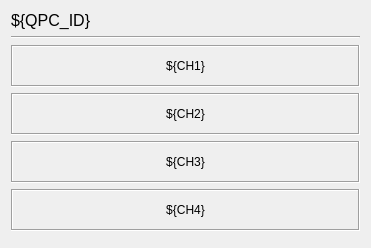
<?xml version="1.0" encoding="UTF-8"?>
<ui version="4.0">
 <class>Form</class>
 <widget class="QWidget" name="Form">
  <property name="geometry">
   <rect>
    <x>0</x>
    <y>0</y>
    <width>371</width>
    <height>248</height>
   </rect>
  </property>
  <property name="windowTitle">
   <string>Form</string>
  </property>
  <layout class="QVBoxLayout" name="verticalLayout_2">
   <item>
    <widget class="QLabel" name="label">
     <property name="sizePolicy">
      <sizepolicy hsizetype="Preferred" vsizetype="Maximum">
       <horstretch>0</horstretch>
       <verstretch>0</verstretch>
      </sizepolicy>
     </property>
     <property name="font">
      <font>
       <pointsize>12</pointsize>
      </font>
     </property>
     <property name="text">
      <string>${QPC_ID}</string>
     </property>
    </widget>
   </item>
   <item>
    <widget class="Line" name="line">
     <property name="orientation">
      <enum>Qt::Horizontal</enum>
     </property>
    </widget>
   </item>
   <item>
    <layout class="QVBoxLayout" name="verticalLayout">
     <item>
      <widget class="QLabel" name="label_3">
       <property name="frameShape">
        <enum>QFrame::Box</enum>
       </property>
       <property name="frameShadow">
        <enum>QFrame::Sunken</enum>
       </property>
       <property name="text">
        <string>${CH1}</string>
       </property>
       <property name="alignment">
        <set>Qt::AlignCenter</set>
       </property>
      </widget>
     </item>
     <item>
      <widget class="QLabel" name="label_5">
       <property name="frameShape">
        <enum>QFrame::Box</enum>
       </property>
       <property name="frameShadow">
        <enum>QFrame::Sunken</enum>
       </property>
       <property name="text">
        <string>${CH2}</string>
       </property>
       <property name="alignment">
        <set>Qt::AlignCenter</set>
       </property>
      </widget>
     </item>
     <item>
      <widget class="QLabel" name="label_4">
       <property name="frameShape">
        <enum>QFrame::Box</enum>
       </property>
       <property name="frameShadow">
        <enum>QFrame::Sunken</enum>
       </property>
       <property name="text">
        <string>${CH3}</string>
       </property>
       <property name="alignment">
        <set>Qt::AlignCenter</set>
       </property>
      </widget>
     </item>
     <item>
      <widget class="QLabel" name="label_2">
       <property name="frameShape">
        <enum>QFrame::Box</enum>
       </property>
       <property name="frameShadow">
        <enum>QFrame::Sunken</enum>
       </property>
       <property name="text">
        <string>${CH4}</string>
       </property>
       <property name="alignment">
        <set>Qt::AlignCenter</set>
       </property>
      </widget>
     </item>
    </layout>
   </item>
   <item>
    <widget class="PyDMEmbeddedDisplay" name="PyDMEmbeddedDisplay">
     <property name="enabled">
      <bool>true</bool>
     </property>
     <property name="sizePolicy">
      <sizepolicy hsizetype="MinimumExpanding" vsizetype="Fixed">
       <horstretch>0</horstretch>
       <verstretch>0</verstretch>
      </sizepolicy>
     </property>
     <property name="toolTip">
      <string/>
     </property>
     <property name="frameShape">
      <enum>QFrame::NoFrame</enum>
     </property>
     <property name="macros" stdset="0">
      <string>PWR=${PWR}</string>
     </property>
     <property name="filename" stdset="0">
      <string>./single_chanel_pwr_control.ui</string>
     </property>
    </widget>
   </item>
  </layout>
 </widget>
 <customwidgets>
  <customwidget>
   <class>PyDMEmbeddedDisplay</class>
   <extends>QFrame</extends>
   <header>pydm.widgets.embedded_display</header>
  </customwidget>
 </customwidgets>
 <resources/>
 <connections/>
</ui>
